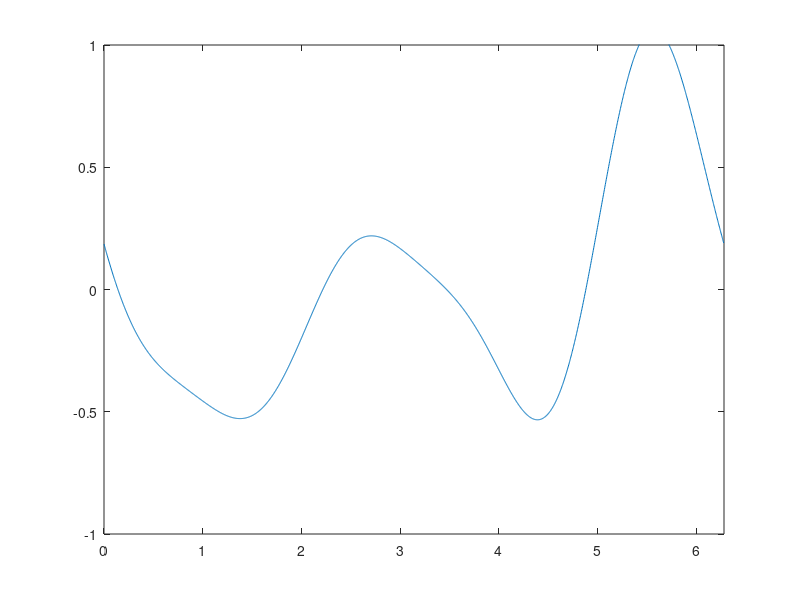

Here is the MATLAB script that generated this plot:
n = 2^11;
L = 2 * pi;
h = L/n;
x = (0:n-1)*h;
k = [0:n/2-1 0 -n/2+1:-1];
U = 1/sqrt(3) * (2 * pi)^(1/4) * k .^2 .* exp(-k.^2 / 4);
a =  fft(randn(1, n));
uinit = ifft(U .* a) * 8;
plot(x, uinit)
axis([0,2*pi,-1, 1])
pause
